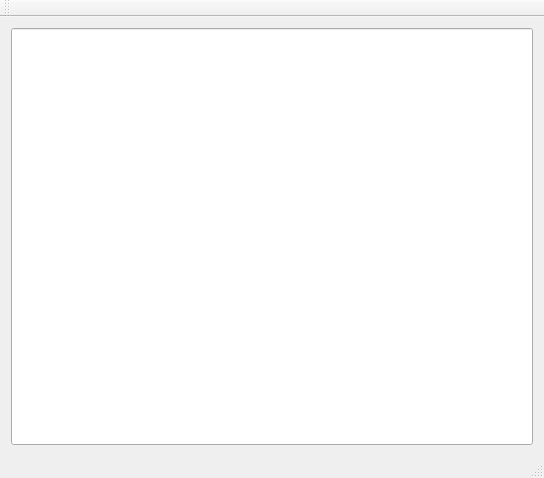
<?xml version="1.0" encoding="UTF-8"?>
<ui version="4.0">
 <class>Calculator</class>
 <widget class="QMainWindow" name="Calculator">
  <property name="geometry">
   <rect>
    <x>0</x>
    <y>0</y>
    <width>544</width>
    <height>478</height>
   </rect>
  </property>
  <property name="minimumSize">
   <size>
    <width>300</width>
    <height>400</height>
   </size>
  </property>
  <property name="maximumSize">
   <size>
    <width>900</width>
    <height>1200</height>
   </size>
  </property>
  <property name="windowTitle">
   <string>Calculator</string>
  </property>
  <widget class="QWidget" name="centralWidget">
   <layout class="QGridLayout" name="gridLayout_2">
    <item row="1" column="0">
     <layout class="QGridLayout" name="gridLayout"/>
    </item>
    <item row="0" column="0">
     <widget class="QLineEdit" name="lineEdit">
      <property name="sizePolicy">
       <sizepolicy hsizetype="Expanding" vsizetype="Preferred">
        <horstretch>0</horstretch>
        <verstretch>0</verstretch>
       </sizepolicy>
      </property>
      <property name="font">
       <font>
        <pointsize>24</pointsize>
       </font>
      </property>
      <property name="layoutDirection">
       <enum>Qt::LeftToRight</enum>
      </property>
      <property name="autoFillBackground">
       <bool>false</bool>
      </property>
      <property name="alignment">
       <set>Qt::AlignRight|Qt::AlignTrailing|Qt::AlignVCenter</set>
      </property>
      <property name="readOnly">
       <bool>true</bool>
      </property>
     </widget>
    </item>
   </layout>
  </widget>
  <widget class="QMenuBar" name="menuBar">
   <property name="geometry">
    <rect>
     <x>0</x>
     <y>0</y>
     <width>544</width>
     <height>34</height>
    </rect>
   </property>
  </widget>
  <widget class="QToolBar" name="mainToolBar">
   <attribute name="toolBarArea">
    <enum>TopToolBarArea</enum>
   </attribute>
   <attribute name="toolBarBreak">
    <bool>false</bool>
   </attribute>
  </widget>
  <widget class="QStatusBar" name="statusBar"/>
 </widget>
 <layoutdefault spacing="6" margin="11"/>
 <resources/>
 <connections/>
</ui>
